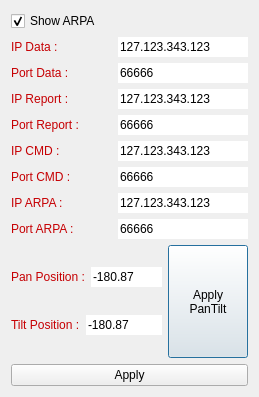
<?xml version="1.0" encoding="UTF-8"?>
<ui version="4.0">
 <class>DialogRadar</class>
 <widget class="QDialog" name="DialogRadar">
  <property name="geometry">
   <rect>
    <x>0</x>
    <y>0</y>
    <width>259</width>
    <height>397</height>
   </rect>
  </property>
  <property name="sizePolicy">
   <sizepolicy hsizetype="Expanding" vsizetype="Expanding">
    <horstretch>0</horstretch>
    <verstretch>0</verstretch>
   </sizepolicy>
  </property>
  <property name="windowTitle">
   <string>Radar Settings</string>
  </property>
  <layout class="QVBoxLayout" name="verticalLayout_2">
   <item>
    <layout class="QVBoxLayout" name="verticalLayout_3">
     <item>
      <layout class="QHBoxLayout" name="horizontalLayout_14">
       <item>
        <widget class="QCheckBox" name="checkBoxShowARPA">
         <property name="text">
          <string>Show ARPA</string>
         </property>
         <property name="checked">
          <bool>true</bool>
         </property>
        </widget>
       </item>
      </layout>
     </item>
    </layout>
   </item>
   <item>
    <layout class="QHBoxLayout" name="horizontalLayout">
     <item>
      <widget class="QLabel" name="label_6">
       <property name="styleSheet">
        <string notr="true">color: rgb(198, 0, 3);</string>
       </property>
       <property name="text">
        <string>IP Data :</string>
       </property>
      </widget>
     </item>
     <item>
      <widget class="QLineEdit" name="lineEditIPData">
       <property name="maximumSize">
        <size>
         <width>130</width>
         <height>16777215</height>
        </size>
       </property>
       <property name="inputMask">
        <string>000.000.000.000</string>
       </property>
       <property name="text">
        <string>127.123.343.123</string>
       </property>
       <property name="maxLength">
        <number>15</number>
       </property>
       <property name="frame">
        <bool>false</bool>
       </property>
      </widget>
     </item>
    </layout>
   </item>
   <item>
    <layout class="QHBoxLayout" name="horizontalLayout_2">
     <item>
      <widget class="QLabel" name="label_7">
       <property name="styleSheet">
        <string notr="true">color: rgb(198, 0, 3);</string>
       </property>
       <property name="text">
        <string>Port Data :</string>
       </property>
      </widget>
     </item>
     <item>
      <widget class="QLineEdit" name="lineEditPortData">
       <property name="maximumSize">
        <size>
         <width>130</width>
         <height>16777215</height>
        </size>
       </property>
       <property name="text">
        <string>66666</string>
       </property>
       <property name="maxLength">
        <number>5</number>
       </property>
       <property name="frame">
        <bool>false</bool>
       </property>
      </widget>
     </item>
    </layout>
   </item>
   <item>
    <layout class="QHBoxLayout" name="horizontalLayout_3">
     <item>
      <widget class="QLabel" name="label_9">
       <property name="styleSheet">
        <string notr="true">color: rgb(198, 0, 3);</string>
       </property>
       <property name="text">
        <string>IP Report :</string>
       </property>
      </widget>
     </item>
     <item>
      <widget class="QLineEdit" name="lineEditIPReport">
       <property name="maximumSize">
        <size>
         <width>130</width>
         <height>16777215</height>
        </size>
       </property>
       <property name="inputMask">
        <string>000.000.000.000</string>
       </property>
       <property name="text">
        <string>127.123.343.123</string>
       </property>
       <property name="maxLength">
        <number>15</number>
       </property>
       <property name="frame">
        <bool>false</bool>
       </property>
      </widget>
     </item>
    </layout>
   </item>
   <item>
    <layout class="QHBoxLayout" name="horizontalLayout_4">
     <item>
      <widget class="QLabel" name="label_8">
       <property name="styleSheet">
        <string notr="true">color: rgb(198, 0, 3);</string>
       </property>
       <property name="text">
        <string>Port Report :</string>
       </property>
      </widget>
     </item>
     <item>
      <widget class="QLineEdit" name="lineEditPortReport">
       <property name="maximumSize">
        <size>
         <width>130</width>
         <height>16777215</height>
        </size>
       </property>
       <property name="text">
        <string>66666</string>
       </property>
       <property name="maxLength">
        <number>5</number>
       </property>
       <property name="frame">
        <bool>false</bool>
       </property>
      </widget>
     </item>
    </layout>
   </item>
   <item>
    <layout class="QHBoxLayout" name="horizontalLayout_5">
     <item>
      <widget class="QLabel" name="label_11">
       <property name="styleSheet">
        <string notr="true">color: rgb(198, 0, 3);</string>
       </property>
       <property name="text">
        <string>IP CMD :</string>
       </property>
      </widget>
     </item>
     <item>
      <widget class="QLineEdit" name="lineEditIPcmd">
       <property name="maximumSize">
        <size>
         <width>130</width>
         <height>16777215</height>
        </size>
       </property>
       <property name="inputMask">
        <string>000.000.000.000</string>
       </property>
       <property name="text">
        <string>127.123.343.123</string>
       </property>
       <property name="maxLength">
        <number>15</number>
       </property>
       <property name="frame">
        <bool>false</bool>
       </property>
      </widget>
     </item>
    </layout>
   </item>
   <item>
    <layout class="QHBoxLayout" name="horizontalLayout_6">
     <item>
      <widget class="QLabel" name="label_10">
       <property name="styleSheet">
        <string notr="true">color: rgb(198, 0, 3);</string>
       </property>
       <property name="text">
        <string>Port CMD :</string>
       </property>
      </widget>
     </item>
     <item>
      <widget class="QLineEdit" name="lineEditPortcmd">
       <property name="maximumSize">
        <size>
         <width>130</width>
         <height>16777215</height>
        </size>
       </property>
       <property name="text">
        <string>66666</string>
       </property>
       <property name="maxLength">
        <number>5</number>
       </property>
       <property name="frame">
        <bool>false</bool>
       </property>
      </widget>
     </item>
    </layout>
   </item>
   <item>
    <layout class="QHBoxLayout" name="horizontalLayout_8">
     <item>
      <widget class="QLabel" name="label_13">
       <property name="styleSheet">
        <string notr="true">color: rgb(198, 0, 3);</string>
       </property>
       <property name="text">
        <string>IP ARPA :</string>
       </property>
      </widget>
     </item>
     <item>
      <widget class="QLineEdit" name="lineEditIPARPA">
       <property name="maximumSize">
        <size>
         <width>130</width>
         <height>16777215</height>
        </size>
       </property>
       <property name="inputMask">
        <string>000.000.000.000</string>
       </property>
       <property name="text">
        <string>127.123.343.123</string>
       </property>
       <property name="maxLength">
        <number>15</number>
       </property>
       <property name="frame">
        <bool>false</bool>
       </property>
      </widget>
     </item>
    </layout>
   </item>
   <item>
    <layout class="QHBoxLayout" name="horizontalLayout_7">
     <item>
      <widget class="QLabel" name="label_12">
       <property name="styleSheet">
        <string notr="true">color: rgb(198, 0, 3);</string>
       </property>
       <property name="text">
        <string>Port ARPA :</string>
       </property>
      </widget>
     </item>
     <item>
      <widget class="QLineEdit" name="lineEditPortARPA">
       <property name="maximumSize">
        <size>
         <width>130</width>
         <height>16777215</height>
        </size>
       </property>
       <property name="text">
        <string>66666</string>
       </property>
       <property name="maxLength">
        <number>5</number>
       </property>
       <property name="frame">
        <bool>false</bool>
       </property>
      </widget>
     </item>
    </layout>
   </item>
   <item>
    <layout class="QHBoxLayout" name="horizontalLayout_11">
     <item>
      <layout class="QVBoxLayout" name="verticalLayout">
       <item>
        <layout class="QHBoxLayout" name="horizontalLayout_9">
         <item>
          <widget class="QLabel" name="label_14">
           <property name="styleSheet">
            <string notr="true">color: rgb(198, 0, 3);</string>
           </property>
           <property name="text">
            <string>Pan Position :</string>
           </property>
          </widget>
         </item>
         <item>
          <widget class="QLineEdit" name="lineEditPanPosition">
           <property name="maximumSize">
            <size>
             <width>120</width>
             <height>16777215</height>
            </size>
           </property>
           <property name="text">
            <string>-180.87</string>
           </property>
           <property name="maxLength">
            <number>7</number>
           </property>
           <property name="frame">
            <bool>false</bool>
           </property>
          </widget>
         </item>
        </layout>
       </item>
       <item>
        <layout class="QHBoxLayout" name="horizontalLayout_10">
         <item>
          <widget class="QLabel" name="label_15">
           <property name="styleSheet">
            <string notr="true">color: rgb(198, 0, 3);</string>
           </property>
           <property name="text">
            <string>Tilt Position :</string>
           </property>
          </widget>
         </item>
         <item>
          <widget class="QLineEdit" name="lineEditTiltPosition">
           <property name="maximumSize">
            <size>
             <width>120</width>
             <height>16777215</height>
            </size>
           </property>
           <property name="text">
            <string>-180.87</string>
           </property>
           <property name="maxLength">
            <number>7</number>
           </property>
           <property name="frame">
            <bool>false</bool>
           </property>
          </widget>
         </item>
        </layout>
       </item>
      </layout>
     </item>
     <item>
      <widget class="QPushButton" name="pushButtonApplyPos">
       <property name="enabled">
        <bool>true</bool>
       </property>
       <property name="sizePolicy">
        <sizepolicy hsizetype="Minimum" vsizetype="Preferred">
         <horstretch>0</horstretch>
         <verstretch>0</verstretch>
        </sizepolicy>
       </property>
       <property name="styleSheet">
        <string notr="true"/>
       </property>
       <property name="text">
        <string>Apply
PanTilt</string>
       </property>
      </widget>
     </item>
    </layout>
   </item>
   <item>
    <widget class="QPushButton" name="pushButtonApply">
     <property name="enabled">
      <bool>true</bool>
     </property>
     <property name="styleSheet">
      <string notr="true"/>
     </property>
     <property name="text">
      <string>Apply</string>
     </property>
    </widget>
   </item>
  </layout>
 </widget>
 <resources/>
 <connections/>
</ui>
